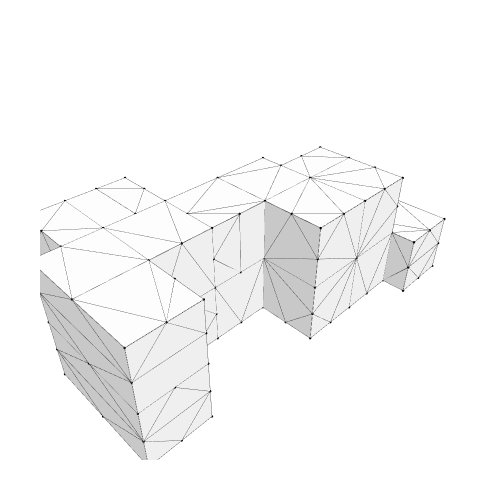

Here is the notebook cell this chart was saved with:
### Markdown cell above
## 6. Show the geometry

### Code cell
Topology.Show(objects,
              vertexSizeKey="size",
              vertexColorKey="color",
              edgeWidthKey="width",
              edgeColorKey="color",
              faceOpacity=0.1,
              backgroundColor="white",
              width=500,
              height=500,
              renderer=renderer)

### Figure 1 — Plotly figure (JSON) as saved in the notebook; plotly's stock layout.template omitted (floating-point values rounded to 4 significant figures; data arrays with more than 128 entries replaced by an {"elided": "..."} marker saying what was removed)
{"data": [{"customdata": {"elided": "162 str values"}, "hoverinfo": "text", "hovertemplate": {"elided": "162 str values"}, "hovertext": {"elided": "162 str values"}, "legendgroup": "1", "legendrank": 1, "marker": {"color": {"elided": "162 str values"}, "line": {"width": 0}, "opacity": 1, "size": {"elided": "162 float values"}, "sizemode": "diameter", "symbol": "circle"}, "mode": "markers", "name": "1: default (Vertices)", "showlegend": false, "text": {"elided": "162 str values"}, "type": "scatter3d", "x": {"elided": "162 float values"}, "y": {"elided": "162 float values"}, "z": {"elided": "162 float values"}}, {"hoverinfo": "text", "hovertext": [], "legendgroup": "2", "legendrank": 2, "line": {"color": "#000000", "dash": "solid", "width": 1}, "marker": {"color": "#000000", "size": 0.25, "symbol": "circle"}, "mode": "markers+lines", "name": "1: default (Edges)", "showlegend": false, "text": [], "type": "scatter3d", "x": {"elided": "1395 float values"}, "y": {"elided": "1395 float values"}, "z": {"elided": "1395 float values"}}, {"cmax": 1, "cmin": 0, "color": "#FAFAFA", "colorscale": [[0, "#440154"], [0.1111, "#482878"], [0.2222, "#3e4989"], [0.3333, "#31688e"], [0.4444, "#26828e"], [0.5556, "#1f9e89"], [0.6667, "#35b779"], [0.7778, "#6ece58"], [0.8889, "#b5de2b"], [1, "#fde725"]], "flatshading": true, "hoverinfo": "text", "hovertext": "", "i": {"elided": "421 int values"}, "j": {"elided": "421 int values"}, "k": {"elided": "421 int values"}, "legendgroup": "3", "legendrank": 3, "lighting": {"facenormalsepsilon": 0}, "name": "1: default (Faces)", "opacity": 1, "showlegend": false, "showscale": false, "text": "", "type": "mesh3d", "x": {"elided": "162 float values"}, "y": {"elided": "162 float values"}, "z": {"elided": "162 float values"}}], "layout": {"autosize": true, "height": 500, "margin": {"b": 40, "l": 40, "r": 40, "t": 40}, "paper_bgcolor": "#FFFFFF", "plot_bgcolor": "#FFFFFF", "scene": {"aspectmode": "data", "camera": {"center": {"x": 0, "y": 0, "z": 0}, "eye": {"x": -1.25, "y": -1.25, "z": 1.25}, "projection": {"type": "perspective"}, "up": {"x": 0, "y": 0, "z": 1}}, "xaxis": {"visible": false}, "yaxis": {"visible": false}, "zaxis": {"visible": false}}, "showlegend": true, "width": 500, "xaxis": {"showgrid": false, "visible": false, "zeroline": false}, "yaxis": {"showgrid": false, "visible": false, "zeroline": false}}}
